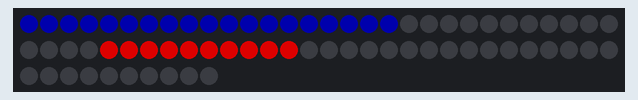
Simulated run of this sketch. Board: Arduino Uno, built with avr-gcc and run on an emulated ATmega328P. Parts: 70 RGB LEDs in strip order, left to right, continuing on the next row. Dim RGB values are drawn brighter than linear.

Above: at 0.05 s.
At 0.55 s:
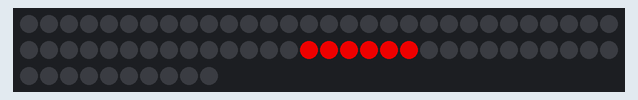
At 0.95 s:
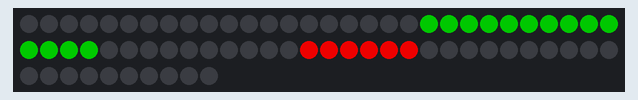

Measured:
- by itself, everything shown: repeats every 0.80 s, in 8 steps

The sketch:

parabol.ino
```cpp
#include <Adafruit_NeoPixel.h>

#define PIN            15
#define NUMPIXELS      70

Adafruit_NeoPixel pixels = Adafruit_NeoPixel(NUMPIXELS, PIN, NEO_GRB + NEO_KHZ800);

int delayVal = 100; // delay for half a second

//byte *led_pointers[10];
byte rings[5] = {19, 14, 10, 6, 1};
byte ringStart[5] = {0, 20, 34, 44, 50};

byte turned_on[NUMPIXELS];

void setRingLight(int ringNum, bool On) {
  byte rgb[5][3] = {{0 , 0, 50},
    {0 , 100, 0},
    {150 , 0, 0},
    {200 , 0, 0},
    {200, 0, 0}
  };

  if (ringNum >= 0 && ringNum < 5) {
    pixels.fill(pixels.Color(rgb[ringNum][0]*On, rgb[ringNum][1]*On, rgb[ringNum][2]*On), ringStart[ringNum], rings[ringNum]);
  }
}

void incommingSignal() {
  int limit = millis() / delayVal % 8;

  setRingLight(limit, true);
  setRingLight(limit + 2, true);
  setRingLight(limit - 2, true);

  pixels.show();
  setRingLight(limit, false);
  setRingLight(limit + 2, false);
  setRingLight(limit - 2, false);
}

void setup() {
  Serial.begin(9600);
  pixels.begin(); // This initializes the NeoPixel library.
}

void loop() {
  incommingSignal();
}
```
